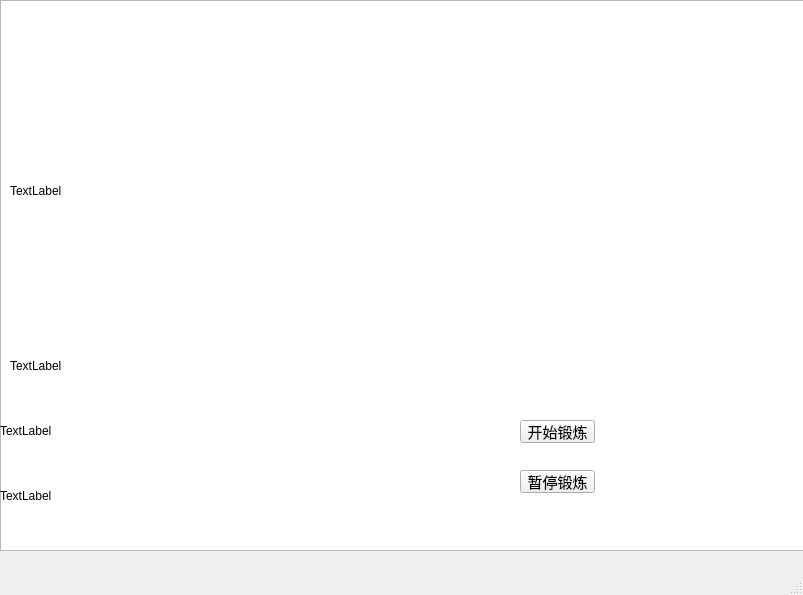
<?xml version="1.0" encoding="UTF-8"?>
<ui version="4.0">
 <class>QMainWindow</class>
 <widget class="QMainWindow" name="QMainWindow">
  <property name="geometry">
   <rect>
    <x>0</x>
    <y>0</y>
    <width>803</width>
    <height>595</height>
   </rect>
  </property>
  <property name="windowTitle">
   <string>MainWindow</string>
  </property>
  <widget class="QWidget" name="centralwidget">
   <widget class="QListView" name="listView">
    <property name="geometry">
     <rect>
      <x>0</x>
      <y>0</y>
      <width>811</width>
      <height>551</height>
     </rect>
    </property>
    <property name="styleSheet">
     <string notr="true">background-image:url(:/pic29.png)</string>
    </property>
   </widget>
   <widget class="QLabel" name="label">
    <property name="geometry">
     <rect>
      <x>10</x>
      <y>60</y>
      <width>411</width>
      <height>261</height>
     </rect>
    </property>
    <property name="text">
     <string>TextLabel</string>
    </property>
   </widget>
   <widget class="QLabel" name="label_2">
    <property name="geometry">
     <rect>
      <x>10</x>
      <y>340</y>
      <width>411</width>
      <height>51</height>
     </rect>
    </property>
    <property name="text">
     <string>TextLabel</string>
    </property>
   </widget>
   <widget class="QLabel" name="label_3">
    <property name="geometry">
     <rect>
      <x>0</x>
      <y>400</y>
      <width>421</width>
      <height>61</height>
     </rect>
    </property>
    <property name="text">
     <string>TextLabel</string>
    </property>
   </widget>
   <widget class="QLabel" name="label_4">
    <property name="geometry">
     <rect>
      <x>0</x>
      <y>470</y>
      <width>421</width>
      <height>51</height>
     </rect>
    </property>
    <property name="text">
     <string>TextLabel</string>
    </property>
   </widget>
   <widget class="QPushButton" name="pushButton">
    <property name="geometry">
     <rect>
      <x>520</x>
      <y>420</y>
      <width>75</width>
      <height>23</height>
     </rect>
    </property>
    <property name="font">
     <font>
      <family>阿里巴巴普惠体</family>
      <pointsize>11</pointsize>
     </font>
    </property>
    <property name="text">
     <string>开始锻炼</string>
    </property>
   </widget>
   <widget class="QPushButton" name="pushButton_2">
    <property name="geometry">
     <rect>
      <x>520</x>
      <y>470</y>
      <width>75</width>
      <height>23</height>
     </rect>
    </property>
    <property name="font">
     <font>
      <family>阿里巴巴普惠体</family>
      <pointsize>11</pointsize>
     </font>
    </property>
    <property name="text">
     <string>暂停锻炼</string>
    </property>
   </widget>
  </widget>
  <widget class="QMenuBar" name="menubar">
   <property name="geometry">
    <rect>
     <x>0</x>
     <y>0</y>
     <width>803</width>
     <height>22</height>
    </rect>
   </property>
  </widget>
  <widget class="QStatusBar" name="statusbar"/>
 </widget>
 <resources>
  <include location="text10.qrc"/>
 </resources>
 <connections/>
</ui>
